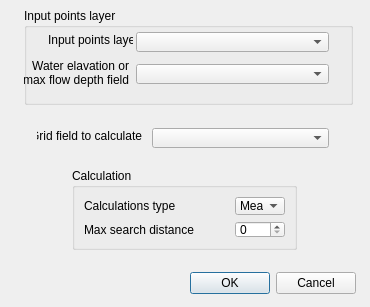
<?xml version="1.0" encoding="UTF-8"?>
<ui version="4.0">
 <class>Dialog</class>
 <widget class="QDialog" name="Dialog">
  <property name="geometry">
   <rect>
    <x>0</x>
    <y>0</y>
    <width>370</width>
    <height>307</height>
   </rect>
  </property>
  <property name="windowTitle">
   <string>Grid Water Elevation or Flow Depth Sampling</string>
  </property>
  <property name="toolTip">
   <string/>
  </property>
  <widget class="QDialogButtonBox" name="sampling_point_field_into_grid_field_buttonBox">
   <property name="geometry">
    <rect>
     <x>67</x>
     <y>272</y>
     <width>289</width>
     <height>23</height>
    </rect>
   </property>
   <property name="orientation">
    <enum>Qt::Horizontal</enum>
   </property>
   <property name="standardButtons">
    <set>QDialogButtonBox::Cancel|QDialogButtonBox::Ok</set>
   </property>
  </widget>
  <widget class="QGroupBox" name="groupBox">
   <property name="geometry">
    <rect>
     <x>24</x>
     <y>8</y>
     <width>329</width>
     <height>97</height>
    </rect>
   </property>
   <property name="title">
    <string>Input points layer</string>
   </property>
   <widget class="QLabel" name="label">
    <property name="geometry">
     <rect>
      <x>24</x>
      <y>24</y>
      <width>85</width>
      <height>16</height>
     </rect>
    </property>
    <property name="text">
     <string>Input points layer</string>
    </property>
   </widget>
   <widget class="QgsFieldComboBox" name="points_layer_fields_cbo">
    <property name="geometry">
     <rect>
      <x>112</x>
      <y>56</y>
      <width>193</width>
      <height>20</height>
     </rect>
    </property>
    <property name="sizePolicy">
     <sizepolicy hsizetype="Preferred" vsizetype="Fixed">
      <horstretch>0</horstretch>
      <verstretch>0</verstretch>
     </sizepolicy>
    </property>
    <property name="minimumSize">
     <size>
      <width>115</width>
      <height>0</height>
     </size>
    </property>
    <property name="maximumSize">
     <size>
      <width>16777215</width>
      <height>16777215</height>
     </size>
    </property>
   </widget>
   <widget class="QLabel" name="label_3">
    <property name="geometry">
     <rect>
      <x>-8</x>
      <y>44</y>
      <width>113</width>
      <height>41</height>
     </rect>
    </property>
    <property name="text">
     <string>Water elavation or 
max flow depth field</string>
    </property>
    <property name="alignment">
     <set>Qt::AlignRight|Qt::AlignTrailing|Qt::AlignVCenter</set>
    </property>
   </widget>
   <widget class="QComboBox" name="points_cbo">
    <property name="geometry">
     <rect>
      <x>112</x>
      <y>24</y>
      <width>193</width>
      <height>20</height>
     </rect>
    </property>
    <property name="sizePolicy">
     <sizepolicy hsizetype="Ignored" vsizetype="Preferred">
      <horstretch>0</horstretch>
      <verstretch>0</verstretch>
     </sizepolicy>
    </property>
    <property name="minimumSize">
     <size>
      <width>150</width>
      <height>0</height>
     </size>
    </property>
    <property name="maximumSize">
     <size>
      <width>16777215</width>
      <height>16777215</height>
     </size>
    </property>
   </widget>
  </widget>
  <widget class="QGroupBox" name="groupBox_2">
   <property name="geometry">
    <rect>
     <x>72</x>
     <y>168</y>
     <width>225</width>
     <height>82</height>
    </rect>
   </property>
   <property name="title">
    <string>Calculation</string>
   </property>
   <layout class="QGridLayout" name="gridLayout">
    <item row="0" column="0">
     <widget class="QLabel" name="label_2">
      <property name="enabled">
       <bool>true</bool>
      </property>
      <property name="text">
       <string>Calculations type</string>
      </property>
     </widget>
    </item>
    <item row="0" column="1" colspan="2">
     <spacer name="horizontalSpacer_3">
      <property name="orientation">
       <enum>Qt::Horizontal</enum>
      </property>
      <property name="sizeHint" stdset="0">
       <size>
        <width>40</width>
        <height>20</height>
       </size>
      </property>
     </spacer>
    </item>
    <item row="0" column="3">
     <widget class="QComboBox" name="calc_cbo">
      <property name="enabled">
       <bool>true</bool>
      </property>
      <property name="minimumSize">
       <size>
        <width>50</width>
        <height>0</height>
       </size>
      </property>
      <property name="maximumSize">
       <size>
        <width>16777215</width>
        <height>16777215</height>
       </size>
      </property>
      <item>
       <property name="text">
        <string>Mean</string>
       </property>
      </item>
      <item>
       <property name="text">
        <string>Max</string>
       </property>
      </item>
      <item>
       <property name="text">
        <string>Min</string>
       </property>
      </item>
     </widget>
    </item>
    <item row="1" column="0" colspan="2">
     <widget class="QLabel" name="label_4">
      <property name="enabled">
       <bool>true</bool>
      </property>
      <property name="toolTip">
       <string>The maximum number of pixels to search in all directions to find values to interpolate from</string>
      </property>
      <property name="text">
       <string>Max search distance</string>
      </property>
     </widget>
    </item>
    <item row="1" column="2">
     <spacer name="horizontalSpacer_4">
      <property name="orientation">
       <enum>Qt::Horizontal</enum>
      </property>
      <property name="sizeHint" stdset="0">
       <size>
        <width>40</width>
        <height>20</height>
       </size>
      </property>
     </spacer>
    </item>
    <item row="1" column="3">
     <widget class="QSpinBox" name="search_spin_box">
      <property name="enabled">
       <bool>true</bool>
      </property>
      <property name="minimumSize">
       <size>
        <width>50</width>
        <height>0</height>
       </size>
      </property>
      <property name="maximumSize">
       <size>
        <width>75</width>
        <height>16777215</height>
       </size>
      </property>
      <property name="toolTip">
       <string>Set 0 to use default value</string>
      </property>
      <property name="maximum">
       <number>10000</number>
      </property>
     </widget>
    </item>
   </layout>
  </widget>
  <widget class="QComboBox" name="grid_fields_cbo">
   <property name="geometry">
    <rect>
     <x>152</x>
     <y>128</y>
     <width>177</width>
     <height>20</height>
    </rect>
   </property>
  </widget>
  <widget class="QLabel" name="label_5">
   <property name="geometry">
    <rect>
     <x>37</x>
     <y>128</y>
     <width>105</width>
     <height>16</height>
    </rect>
   </property>
   <property name="text">
    <string>Grid field to calculate</string>
   </property>
   <property name="alignment">
    <set>Qt::AlignRight|Qt::AlignTrailing|Qt::AlignVCenter</set>
   </property>
  </widget>
 </widget>
 <customwidgets>
  <customwidget>
   <class>QgsFieldComboBox</class>
   <extends>QComboBox</extends>
   <header>qgis.gui</header>
  </customwidget>
 </customwidgets>
 <resources/>
 <connections>
  <connection>
   <sender>sampling_point_field_into_grid_field_buttonBox</sender>
   <signal>accepted()</signal>
   <receiver>Dialog</receiver>
   <slot>accept()</slot>
   <hints>
    <hint type="sourcelabel">
     <x>248</x>
     <y>254</y>
    </hint>
    <hint type="destinationlabel">
     <x>157</x>
     <y>274</y>
    </hint>
   </hints>
  </connection>
  <connection>
   <sender>sampling_point_field_into_grid_field_buttonBox</sender>
   <signal>rejected()</signal>
   <receiver>Dialog</receiver>
   <slot>reject()</slot>
   <hints>
    <hint type="sourcelabel">
     <x>316</x>
     <y>260</y>
    </hint>
    <hint type="destinationlabel">
     <x>286</x>
     <y>274</y>
    </hint>
   </hints>
  </connection>
 </connections>
</ui>
